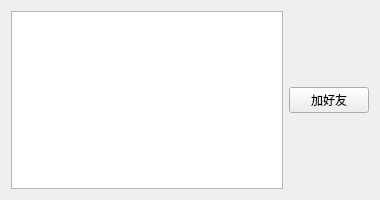
<?xml version="1.0" encoding="UTF-8"?>
<ui version="4.0">
 <class>Online</class>
 <widget class="QWidget" name="Online">
  <property name="geometry">
   <rect>
    <x>0</x>
    <y>0</y>
    <width>380</width>
    <height>200</height>
   </rect>
  </property>
  <property name="minimumSize">
   <size>
    <width>380</width>
    <height>200</height>
   </size>
  </property>
  <property name="maximumSize">
   <size>
    <width>380</width>
    <height>200</height>
   </size>
  </property>
  <property name="windowTitle">
   <string>Form</string>
  </property>
  <layout class="QVBoxLayout" name="verticalLayout_2">
   <item>
    <layout class="QHBoxLayout" name="horizontalLayout">
     <item>
      <widget class="QListWidget" name="online_lw"/>
     </item>
     <item>
      <layout class="QVBoxLayout" name="verticalLayout">
       <item>
        <spacer name="verticalSpacer">
         <property name="orientation">
          <enum>Qt::Orientation::Vertical</enum>
         </property>
         <property name="sizeHint" stdset="0">
          <size>
           <width>20</width>
           <height>40</height>
          </size>
         </property>
        </spacer>
       </item>
       <item>
        <widget class="QPushButton" name="addfriend_pb">
         <property name="text">
          <string>加好友</string>
         </property>
        </widget>
       </item>
       <item>
        <spacer name="verticalSpacer_2">
         <property name="orientation">
          <enum>Qt::Orientation::Vertical</enum>
         </property>
         <property name="sizeHint" stdset="0">
          <size>
           <width>20</width>
           <height>40</height>
          </size>
         </property>
        </spacer>
       </item>
      </layout>
     </item>
    </layout>
   </item>
  </layout>
 </widget>
 <resources/>
 <connections/>
</ui>
